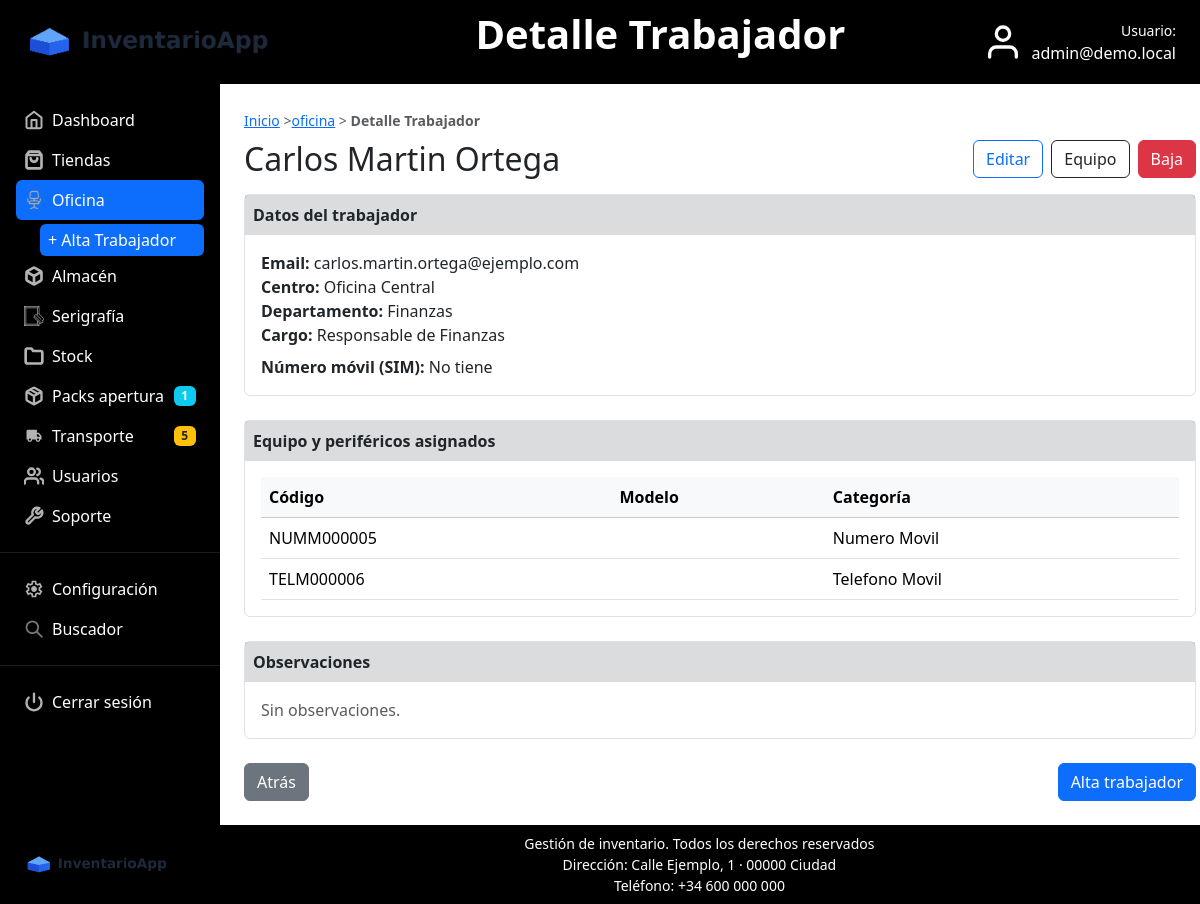
Page /controller/trabajador_detalle.php?id=4 (signed in) on the committed database.
### tables this page shows
CREATE TABLE `trabajador` (
  `id` int(11) NOT NULL AUTO_INCREMENT,
  `id_centro` int(11) NOT NULL,
  `nombre` varchar(120) NOT NULL,
  `email` varchar(120) DEFAULT NULL,
  `id_departamento` int(11) DEFAULT NULL,
  `cargo` varchar(120) DEFAULT NULL,
  `id_producto_numero_movil` int(11) DEFAULT NULL,
  `anydesk_equipo1` varchar(50) DEFAULT NULL,
  `anydesk_equipo2` varchar(50) DEFAULT NULL,
  `observaciones` text DEFAULT NULL,
  `created_at` timestamp NOT NULL DEFAULT current_timestamp(),
  `estado` enum('ACTIVO','BAJA') NOT NULL DEFAULT 'ACTIVO',
  `fecha_alta` datetime NOT NULL DEFAULT current_timestamp(),
  `fecha_baja` datetime DEFAULT NULL,
  PRIMARY KEY (`id`),
  KEY `fk_trabajador_centro` (`id_centro`),
  KEY `fk_trabajador_depto` (`id_departamento`),
  KEY `fk_trabajador_numero` (`id_producto_numero_movil`),
  CONSTRAINT `fk_trabajador_centro` FOREIGN KEY (`id_centro`) REFERENCES `centro` (`id`),
  CONSTRAINT `fk_trabajador_depto` FOREIGN KEY (`id_departamento`) REFERENCES `departamento` (`id`),
  CONSTRAINT `fk_trabajador_numero` FOREIGN KEY (`id_producto_numero_movil`) REFERENCES `producto` (`id`)
);

CREATE TABLE `centro` (
  `id` int(11) NOT NULL AUTO_INCREMENT,
  `tipo` enum('oficina','almacen','serigrafia') NOT NULL,
  `nombre` varchar(100) NOT NULL,
  PRIMARY KEY (`id`)
);

CREATE TABLE `departamento` (
  `id` int(11) NOT NULL AUTO_INCREMENT,
  `nombre` varchar(80) NOT NULL,
  PRIMARY KEY (`id`)
);

CREATE TABLE `asignacion` (
  `id` int(11) NOT NULL AUTO_INCREMENT,
  `id_producto` int(11) NOT NULL,
  `destino_tipo` varchar(20) NOT NULL,
  `destino_id` int(11) NOT NULL,
  `slot` varchar(30) NOT NULL,
  PRIMARY KEY (`id`),
  UNIQUE KEY `id_producto` (`id_producto`),
  CONSTRAINT `asignacion_ibfk_1` FOREIGN KEY (`id_producto`) REFERENCES `producto` (`id`)
);

CREATE TABLE `producto` (
  `id` int(11) NOT NULL AUTO_INCREMENT,
  `codigo` varchar(50) NOT NULL,
  `modelo` varchar(80) NOT NULL,
  `id_categoria` int(11) NOT NULL,
  `estado` varchar(20) NOT NULL,
  `subtipo` varchar(50) NOT NULL DEFAULT '',
  PRIMARY KEY (`id`),
  UNIQUE KEY `codigo` (`codigo`),
  KEY `id_categoria` (`id_categoria`),
  CONSTRAINT `producto_ibfk_1` FOREIGN KEY (`id_categoria`) REFERENCES `categoria` (`id`)
);

CREATE TABLE `categoria` (
  `id` int(11) NOT NULL AUTO_INCREMENT,
  `nombre` varchar(50) NOT NULL,
  PRIMARY KEY (`id`)
);

### controller/trabajador_detalle.php (called while the page is built, shortened)
<?php
$conexion = InventarioDB::connectDB();
require_once '../model/TrabajadorListado.php';
$id = 0;
if (isset($_GET['id'])) {
  $id = (int)$_GET['id'];
}
$trabajador = TrabajadorListado::obtenerTrabajador($conexion, $id);
$asignaciones = TrabajadorListado::listarAsignacionesTrabajador($conexion, $id);
include_once '../view/trabajador_detalle_view.php';
exit;

### model/TrabajadorListado.php (called while the page is built, shortened)
<?php
class TrabajadorListado
{
  public static function obtenerTrabajador($cn, $idTrabajador)
  {
    $consulta = "
      SELECT
        t.*,
        c.nombre AS centro_nombre,
        c.tipo AS centro_tipo,
        d.nombre AS departamento,
        d.nombre AS departamento_nombre
      FROM trabajador t
      INNER JOIN centro c ON c.id = t.id_centro
      LEFT JOIN departamento d ON d.id = t.id_departamento
      WHERE t.id = $idTrabajador
      LIMIT 1
    ";
    $resultado = $cn->query($consulta);
    return $resultado->fetchObject();
  }
  public static function listarAsignacionesTrabajador($cn, $idTrabajador)
  {
    $consulta = "
      SELECT
        a.slot,
        p.id AS id_producto,
        p.codigo,
        p.modelo,
        p.subtipo,
        c.nombre AS categoria_nombre,
        c.nombre AS categoria
      FROM asignacion a
      INNER JOIN producto p ON p.id = a.id_producto
      INNER JOIN categoria c ON c.id = p.id_categoria
      WHERE a.destino_tipo = 'trabajador'
        AND a.destino_id = $idTrabajador
      ORDER BY a.slot ASC
    ";
    $resultado = $cn->query($consulta);
    $asignaciones = array();
    while ($asignacion = $resultado->fetchObject()) {
      $asignaciones[] = $asignacion;
    }
    return $asignaciones;
  }
}

### view/trabajador_detalle_view.php (the view, shortened to what this page needs)
<!DOCTYPE html>
<html lang="es">
<head>
  <link rel="stylesheet" href="../view/css/bootstrap.min.css">
  <link rel="stylesheet" href="../view/css/estilos.css">
</head>
<body class="d-flex flex-column min-vh-100">
    <?php $tituloPagina = 'Detalle Trabajador'; include_once 'menu.php'; ?>
  <main class="container-fluid flex-grow-1 d-flex p-0">
    <div class="d-flex flex-grow-1 w-100">
            <?php include_once 'sidebar.php'; ?>
            <section class="col-12 col-lg-10 p-4">
        <?php
        $dep = $trabajador->departamento_nombre ?? ($trabajador->departamento ?? '');
        ?>
        <div class="mb-2">
          <small class="text-muted">
            <a href="../controller/index.php">Inicio</a> &gt;<a href="../controller/<?php echo $trabajador->centro_tipo; ?>.php"><?php echo $trabajador->centro_tipo; ?></a> &gt; <strong>Detalle Trabajador</strong>
          </small>
        </div>
        <div class="d-flex justify-content-between align-items-start flex-wrap gap-2">
          <h2 class="mb-3"><?php echo $trabajador->nombre ?? ''; ?></h2>
          <div class="d-flex gap-2">
            <a class="btn btn-outline-primary"
              href="trabajador.php?action=editar&id=<?php echo ($trabajador->id ?? 0); ?>&tipo=<?php echo $trabajador->centro_tipo ?? 'oficina'; ?>">
              Editar
            </a>
            <a class="btn btn-outline-dark"
              href="trabajador.php?action=equipo&id=<?php echo ($trabajador->id ?? 0); ?>&tipo=<?php echo $trabajador->centro_tipo ?? 'oficina'; ?>">
              Equipo
            </a>
            <a class="btn btn-danger"
              href="trabajador.php?action=baja&id=<?php echo ($trabajador->id ?? 0); ?>&tipo=<?php echo $trabajador->centro_tipo ?? 'oficina'; ?>">
              Baja
            </a>
          </div>
        </div>
        <div class="border rounded mb-4">
          <div class="bg-secondary bg-opacity-25 p-2 fw-semibold">Datos del trabajador</div>
          <div class="p-3">
            <div><b>Email:</b> <?php echo $trabajador->email ?? ''; ?></div>
            <div><b>Centro:</b> <?php echo $trabajador->centro_nombre ?? ''; ?></div>
            <div><b>Departamento:</b> <?php echo $dep; ?></div>
            <div><b>Cargo:</b> <?php echo $trabajador->cargo ?? ''; ?></div>
            <div class="mt-2">
              <div><b>Número móvil (SIM):</b>
                <?php if (isset($trabajador->id_producto_numero_movil) && $trabajador->id_producto_numero_movil > 0) { ?>
                  <?php echo ($simNumero != '') ? $simNumero : 'Asignado'; ?>
                <?php } else { ?>
                  No tiene
                <?php } ?>
              </div>
            </div>
          </div>
        </div>
        <div class="border rounded mb-4">
          <div class="bg-secondary bg-opacity-25 p-2 fw-semibold">Equipo y periféricos asignados</div>
          <div class="p-3">
            <?php if (!isset($asignaciones) || count($asignaciones) == 0) { ?>
              <div class="text-muted">Este trabajador no tiene productos asignados.</div>
            <?php } else { ?>
              <div class="table-responsive">
                <table class="table mb-0">
                  <thead class="table-light">
                    <tr>
                      <th>Código</th>
                      <th>Modelo</th>
                      <th>Categoría</th>
                    </tr>
                  </thead>
                  <tbody>
                    <?php foreach ($asignaciones as $a) { ?>
                      <?php $cat = $a->categoria_nombre ?? ($a->categoria ?? ''); ?>
                      <tr>
                        <td><?php echo $a->codigo; ?></td>
                        <td><?php echo $a->modelo; ?></td>
                        <td><?php echo $cat; ?></td>
                      </tr>
                    <?php } ?>
                  </tbody>
                </table>
              </div>
            <?php } ?>
          </div>
        </div>
        <div class="border rounded mb-4">
          <div class="bg-secondary bg-opacity-25 p-2 fw-semibold">Observaciones</div>
          <div class="p-3">
            <?php
            $obs = trim((string)($trabajador->observaciones ?? ''));
            echo $obs !== '' ? $obs : '<span class="text-muted">Sin observaciones.</span>';
            ?>
          </div>
        </div>
        <div class="d-flex justify-content-between">
          <?php
          $volver = ($trabajador->centro_tipo === 'oficina') ? 'oficina.php'
            : (($trabajador->centro_tipo === 'almacen') ? 'almacen.php' : 'serigrafia.php');
          ?>
          <a class="btn btn-secondary" href="<?php echo $volver; ?>">Atrás</a>
          <a class="btn btn-primary" href="trabajador.php?action=alta&tipo=<?php echo $trabajador->centro_tipo ?? 'oficina'; ?>">
            Alta trabajador
          </a>
        </div>
      </section>
    </div>
  </main>
  <footer class="bg-black text-white py-2">
    <div class="container-fluid px-3 px-md-4">
      <div class="d-flex align-items-center gap-3">
        <a href="index.php" class="text-decoration-none">
          <img src="../view/img/logo.png" alt="InventarioApp" style="height:35px;">
        </a>
        <div class="container text-center small">
          Gestión de inventario. Todos los derechos reservados <br>
          Dirección: Calle Ejemplo, 1 · 00000 Ciudad <br>
          Teléfono: +34 600 000 000
        </div>
      </div>
    </div>
  </footer>
</body>
</html>

### rows in the picture
trabajador: id_centro.tipo "oficina", nombre "Carlos Martin Ortega", email "carlos.martin.ortega@ejemplo.com", id_centro.nombre "Oficina Central", id_departamento.nombre "Finanzas", cargo "Responsable de Finanzas"
asignacion: id_producto.codigo "NUMM000005", categoria.nombre "Numero Movil"
asignacion: id_producto.codigo "TELM000006", categoria.nombre "Telefono Movil"

### other values in the picture
$tituloPagina "Detalle Trabajador"
$_SESSION['usuario'] "admin@demo.local"
$packsEnCurso "1"
$totalTransporte "5"
